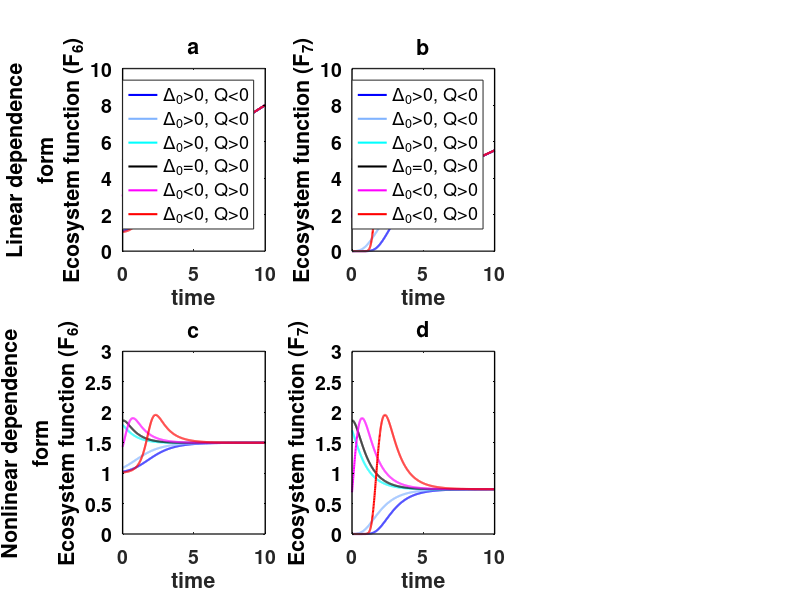

Source code (MATLAB):
% AUTHOR:   Michael Cortez, Florida State University
% DATE:     December 2025
% PURPOSE:  Plot time series for formulas F6 & F7, assuming linearly increasing climate

% INPUTS:   Parameters for ecosystem function formula (alpha, beta, gamma, kappa)
%           Delta0 = Initial disequilibirum when climate change begins
%           C0 = initial climate
%           r = rate of change of climate
%           lambda = response rate of community

clear all

figure('Position',[10 10 900 600]);
textsize = 14;

%%%%%%%%%%%%%%%%%%%%%%%%%%%%%%%%%%%%%%%%%%%%%%%%%%%%%%%%%%%%%%%%%%%%%%%%%
%%  Panel A

%%% Define parameters
tvals = 0:0.01:10;
alpha = 1;
beta = 1;
gamma =1;
kappa = .5; 
C0 = 4; 
r = 1;
lambda = 1;
C = C0 + r*tvals;
Colors = {'b',"#80B3FF",'c', 'k', 'm','r'};
Delta0 = r*lambda - [-5 -2 0.7 r*lambda 2 10]
F = zeros(length(Delta0),length(tvals));

%%% Generate and plot time series
subplot(2,3,1) 
hold on
for ii = 1:length(Delta0)
    %%% Compute time series for community climate equilibrium    
    E = C - r*lambda + (r*lambda - Delta0(ii))*exp(-tvals/lambda);
    %%% Compute time series for ecosystem function
    F(ii,:) = alpha + beta*C./(1 + gamma.*(E-C).^2);
    plot(tvals,F(ii,:),'-','LineWidth',1.5,'color',Colors{ii})
end
xlim([0 max(tvals)]); set(gca,'XTick',[0 5 10])
ylim([0 10])
xlabel('time') 
ylabel({'Linear dependence'; 'form'; 'Ecosystem function (F_6)'}) 
title('a') 
set(gca,'Box','on', 'Layer','top','LineWidth', 1)
set(gca,'ycolor','k','FontSize',textsize,'FontWeight','Bold')
legend('\Delta_0>0, Q<0','\Delta_0>0, Q<0','\Delta_0>0, Q>0',...
    '\Delta_0=0, Q>0','\Delta_0<0, Q>0','\Delta_0<0, Q>0',...
    'position',[0.35 0.1 1 1],'FontSize', 13)

%%%%%%%%%%%%%%%%%%%%%%%%%%%%%%%%%%%%%%%%%%%%%%%%%%%%%%%%%%%%%%%%%%%%%%%%%
%%  Panel C

%%% Define parameters
% Uses same parameters as Panel A

%%% Generate and plot time series
subplot(2,3,4) 
hold on
for ii = 1:length(Delta0)
    %%% Compute time series for community climate equilibrium    
    E = C - r*lambda + (r*lambda - Delta0(ii))*exp(-tvals/lambda);
    %%% Compute time series for ecosystem function
    F(ii,:) = alpha + beta*(1-exp(-C*kappa))./(1 + gamma.*(E-C).^2);
    plot(tvals,F(ii,:),'-','LineWidth',1.5,'color',Colors{ii})
end
xlim([0 max(tvals)]); set(gca,'XTick',[0 5 10])
ylim([0 3])
xlabel('time') 
ylabel({'Nonlinear dependence'; 'form'; 'Ecosystem function (F_6)'}) 
title('c') 
set(gca,'Box','on', 'Layer','top','LineWidth', 1)
set(gca,'ycolor','k','FontSize',textsize,'FontWeight','Bold')

%%%%%%%%%%%%%%%%%%%%%%%%%%%%%%%%%%%%%%%%%%%%%%%%%%%%%%%%%%%%%%%%%%%%%%%%%
%%  Panel B

%%% Define parameters 
tvals = 0:0.01:10;
alpha = 1;
beta = 1;
gamma =1;
C0 = 4; 
r = 1;
lambda = 1;
C = C0 + r*tvals;
Colors = {'b',"#80B3FF",'c', 'k', 'm','r'};
Delta0 = r*lambda - [-5 -2 0.7 r*lambda 2 10]
F = zeros(length(Delta0),length(tvals));

%%% Generate and plot time series
subplot(2,3,2) 
hold on
for ii = 1:length(Delta0)
    %%% Compute time series for community climate equilibrium    
    E = C - r*lambda + (r*lambda - Delta0(ii))*exp(-tvals/lambda);
    %%% Compute time series for ecosystem function
    F(ii,:) = (alpha + beta*C).*exp(-gamma.*(E-C).^2);
    plot(tvals,F(ii,:),'-','LineWidth',1.5,'color',Colors{ii})
end
xlim([0 max(tvals)]); set(gca,'XTick',[0 5 10])
ylim([0 10])
xlabel('time') 
ylabel('Ecosystem function (F_7)') 
title('b') 
set(gca,'Box','on', 'Layer','top','LineWidth', 1)
set(gca,'ycolor','k','FontSize',textsize,'FontWeight','Bold')
legend('\Delta_0>0, Q<0','\Delta_0>0, Q<0','\Delta_0>0, Q>0',...
    '\Delta_0=0, Q>0','\Delta_0<0, Q>0','\Delta_0<0, Q>0',...
    'position',[0.35 0.1 1 1],'FontSize', 13)


%%%%%%%%%%%%%%%%%%%%%%%%%%%%%%%%%%%%%%%%%%%%%%%%%%%%%%%%%%%%%%%%%%%%%%%%%
%%  Panel D

%%% Define parameters
% Uses same parameters as Panel B

%%% Generate and plot time series
subplot(2,3,5) 
hold on
for ii = 1:length(Delta0)
    %%% Compute time series for community climate equilibrium    
    E = C - r*lambda + (r*lambda - Delta0(ii))*exp(-tvals/lambda);
    %%% Compute time series for ecosystem function
    F(ii,:) = (alpha + beta*(1-exp(-C*kappa))).*exp(-gamma.*(E-C).^2);
    plot(tvals,F(ii,:),'-','LineWidth',1.5,'color',Colors{ii})
end
xlim([0 max(tvals)]); set(gca,'XTick',[0 5 10])
ylim([0 3])
xlabel('time') 
ylabel('Ecosystem function (F_7)') 
title('d') 
set(gca,'Box','on', 'Layer','top','LineWidth', 1)
set(gca,'ycolor','k','FontSize',textsize,'FontWeight','Bold')
